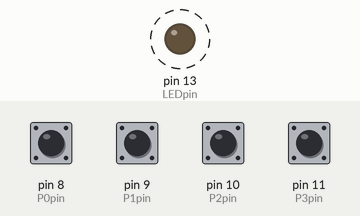
A sketch run on a simulated Arduino Nano, built with avr-gcc and run on an emulated ATmega328P. Parts: output pins drawn as LEDs (lit = HIGH). Dashed ring = blinking. Inputs (shaded band) come from the test bench; at power-on: pin 8 (P0pin), pin 9 (P1pin), pin 10 (P2pin), pin 11 (P3pin) HIGH. Pins used as bus, display or sensor lines are not drawn; what the sketch prints to the serial monitor is not drawn.

Above: at 1.3 s.
1.4 s: pin 8 (P0pin) pulled LOW for 0.15 s
Timing chart, 0 to 10.4 s (numbered marks = the images above; inputs shaded):
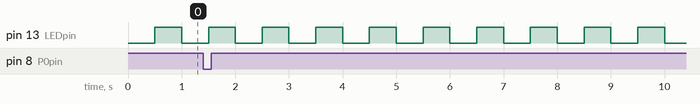

Measured:
- by itself, pin 13 (LEDpin): alternates HIGH for 0.50 s and LOW for 0.50 s

The sketch:

wired_buttons.ino
```cpp
/*


     ██████  ██    ██ ██ ███████ ███████     ██
    ██    ██ ██    ██ ██    ███     ███      ██
    ██    ██ ██    ██ ██   ███     ███       ██
    ██    ██ ██    ██ ██  ███     ███
     ██████   ██████  ██ ███████ ███████     ██
        ██


    CONTRÔLE DES BOUTONS

    Nicolas Jeanmonod, David Le Neillon, 2015

 */


const int P0pin  = PORTB0;
const int P1pin  = PORTB1;
const int P2pin  = PORTB2;
const int P3pin  = PORTB3;
const unsigned long Pmask = ( 1 << P0pin )
                          | ( 1 << P1pin )
                          | ( 1 << P2pin )
                          | ( 1 << P3pin );
const int LEDpin = PORTB5;
const int HPpin  = PORTC0;
const char deviceIDStr[] = "CB0\n";
unsigned long T1 = millis();
boolean serverTalked = false;
String serverCommand = "";
unsigned long P1_4Readcopy = 0;

#define HPToggle  PORTC ^=  ( 1 << HPpin  )
#define LEDSet    PORTB |=  ( 1 << LEDpin )
#define LEDClear  PORTB &= ~( 1 << LEDpin )
#define LEDToggle PORTB ^=  ( 1 << LEDpin )
#define P1_4Read  ~PINB & Pmask


void beep( byte nbBeep = 1 )
{
    for( int beepCNT=0; beepCNT<nbBeep; beepCNT++ )
    {
        for( int i=0; i<100; i++ )
        {
            HPToggle;
            _delay_ms( 1 );
        }
        _delay_ms( 10 );
    }
}


void serialEvent()
{
    while( Serial.available() )
    {
        char serverChar = ( char )Serial.read();
        if( serverChar == '\n' )
            serverTalked = true;
        else
            serverCommand += serverChar;
    }
}


void setup()
{
    DDRB  |=  ( 1 << LEDpin );
    DDRB  &= ~( 1 << P0pin  )
          &  ~( 1 << P1pin  )
          &  ~( 1 << P2pin  )
          &  ~( 1 << P3pin  );
    PORTB  = 0b11111111
          &  ~( 1 << LEDpin );

    DDRC  |=  ( 1 << HPpin  );
    PORTC &= ~( 1 << HPpin  );

    DDRD   = 0b00000000;
    PORTD  = 0b11111111;

    serverCommand.reserve( 200 );
    Serial.begin( 115200 );
    Serial.print( deviceIDStr );
    beep();
}


void loop()
{
    // On stocke l’état des boutons dans P1_4Readcopy.
    P1_4Readcopy = P1_4Read;

    // On envoie l’état des boutons par RS232 à la condition qu’au moins un
    // des boutons soit pressé. Les valeurs reçues par le serveur sont les
    // suivantes :
    //
    // case 56: var buttonID = 1; break;
    // case 52: var buttonID = 2; break;
    // case 50: var buttonID = 3; break;
    // case 49: var buttonID = 4; break;
    //
    // Si deux boutons ou plus sont pressés en même temps, les codes seront
    // évidemment différents, mais ce cas a peu de chance d’arriver car il
    // faudrait que les boutons soient pressés dans un intervalle de quelques
    // cycles d’horloge (62.5 ns sur l’Arduino Nano à 16 MHz).
    if( P1_4Readcopy )
    {
        Serial.print( P1_4Readcopy, DEC );
        Serial.print( "\n" );
    }

    // Traitement des commandes envoyées par le serveur via RS232.
    if( serverTalked )
    {
        int whatToDo = serverCommand.toInt();

        // Envoie l’ID de l’Arduino par le port série.
        if( whatToDo == -1 )
        {
            Serial.print( deviceIDStr );
            beep( 2 );
        }

        // Émet un signal sonore le nombre de fois spécifié.
        else
        {
            beep( abs( whatToDo ) );
        }

        serverCommand = "";
        serverTalked = false;
    }

    if( millis() - T1 >= 500 )
    {
        LEDToggle;
        T1 = millis();
    }
}
```
